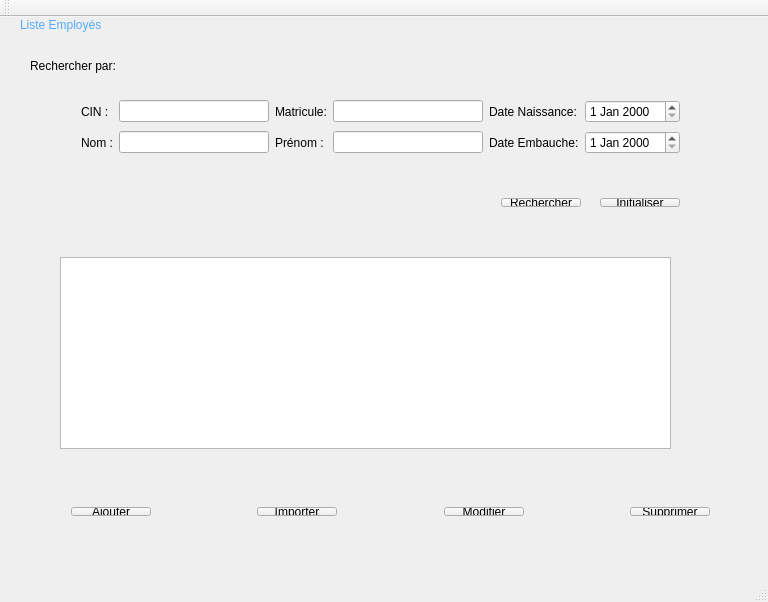
<?xml version="1.0" encoding="UTF-8"?>
<ui version="4.0">
 <class>MainWindow</class>
 <widget class="QMainWindow" name="MainWindow">
  <property name="geometry">
   <rect>
    <x>0</x>
    <y>0</y>
    <width>768</width>
    <height>602</height>
   </rect>
  </property>
  <property name="windowTitle">
   <string>MainWindow</string>
  </property>
  <widget class="QWidget" name="centralWidget">
   <widget class="QWidget" name="horizontalLayoutWidget_13">
    <property name="geometry">
     <rect>
      <x>60</x>
      <y>479</y>
      <width>661</width>
      <height>31</height>
     </rect>
    </property>
    <layout class="QHBoxLayout" name="horizontalLayout_10">
     <item>
      <widget class="QPushButton" name="ajouter_emp">
       <property name="text">
        <string>Ajouter</string>
       </property>
      </widget>
     </item>
     <item>
      <spacer name="horizontalSpacer_19">
       <property name="orientation">
        <enum>Qt::Horizontal</enum>
       </property>
       <property name="sizeHint" stdset="0">
        <size>
         <width>40</width>
         <height>20</height>
        </size>
       </property>
      </spacer>
     </item>
     <item>
      <widget class="QPushButton" name="importer_emp">
       <property name="text">
        <string>Importer</string>
       </property>
      </widget>
     </item>
     <item>
      <spacer name="horizontalSpacer_20">
       <property name="orientation">
        <enum>Qt::Horizontal</enum>
       </property>
       <property name="sizeHint" stdset="0">
        <size>
         <width>40</width>
         <height>20</height>
        </size>
       </property>
      </spacer>
     </item>
     <item>
      <widget class="QPushButton" name="Modifier_emp">
       <property name="text">
        <string>Modifier</string>
       </property>
      </widget>
     </item>
     <item>
      <spacer name="horizontalSpacer_21">
       <property name="orientation">
        <enum>Qt::Horizontal</enum>
       </property>
       <property name="sizeHint" stdset="0">
        <size>
         <width>40</width>
         <height>20</height>
        </size>
       </property>
      </spacer>
     </item>
     <item>
      <widget class="QPushButton" name="supprimer_emp">
       <property name="text">
        <string>Supprimer</string>
       </property>
      </widget>
     </item>
    </layout>
   </widget>
   <widget class="QWidget" name="horizontalLayoutWidget_17">
    <property name="geometry">
     <rect>
      <x>490</x>
      <y>170</y>
      <width>201</width>
      <height>31</height>
     </rect>
    </property>
    <layout class="QHBoxLayout" name="horizontalLayout_14">
     <item>
      <widget class="QPushButton" name="rechercher_emp">
       <property name="text">
        <string>Rechercher</string>
       </property>
      </widget>
     </item>
     <item>
      <spacer name="horizontalSpacer_22">
       <property name="orientation">
        <enum>Qt::Horizontal</enum>
       </property>
       <property name="sizeHint" stdset="0">
        <size>
         <width>40</width>
         <height>20</height>
        </size>
       </property>
      </spacer>
     </item>
     <item>
      <widget class="QPushButton" name="initialiser_emp">
       <property name="text">
        <string>Initialiser</string>
       </property>
      </widget>
     </item>
    </layout>
   </widget>
   <widget class="QLabel" name="labelrecherche_emp">
    <property name="geometry">
     <rect>
      <x>30</x>
      <y>40</y>
      <width>111</width>
      <height>17</height>
     </rect>
    </property>
    <property name="text">
     <string>Rechercher par:</string>
    </property>
   </widget>
   <widget class="QTableView" name="table_emp">
    <property name="geometry">
     <rect>
      <x>60</x>
      <y>240</y>
      <width>611</width>
      <height>192</height>
     </rect>
    </property>
   </widget>
   <widget class="QLabel" name="namepage_emp">
    <property name="geometry">
     <rect>
      <x>20</x>
      <y>0</y>
      <width>131</width>
      <height>17</height>
     </rect>
    </property>
    <property name="text">
     <string>&lt;html&gt;&lt;head/&gt;&lt;body&gt;&lt;p&gt;&lt;span style=&quot; color:#55aaff;&quot;&gt;Liste Employés&lt;/span&gt;&lt;/p&gt;&lt;/body&gt;&lt;/html&gt;</string>
    </property>
   </widget>
   <widget class="QWidget" name="gridLayoutWidget_2">
    <property name="geometry">
     <rect>
      <x>70</x>
      <y>70</y>
      <width>621</width>
      <height>80</height>
     </rect>
    </property>
    <layout class="QGridLayout" name="gridLayout_2">
     <item row="0" column="4">
      <widget class="QLabel" name="labelnaissance_emp">
       <property name="text">
        <string>Date Naissance:</string>
       </property>
      </widget>
     </item>
     <item row="0" column="2">
      <widget class="QLabel" name="labelmatricul_emp">
       <property name="text">
        <string>Matricule:</string>
       </property>
      </widget>
     </item>
     <item row="1" column="2">
      <widget class="QLabel" name="labelprenom_emp">
       <property name="text">
        <string>Prénom :</string>
       </property>
      </widget>
     </item>
     <item row="0" column="3">
      <widget class="QLineEdit" name="mat_emp"/>
     </item>
     <item row="0" column="0">
      <widget class="QLabel" name="labelcin_emp">
       <property name="text">
        <string>CIN :</string>
       </property>
      </widget>
     </item>
     <item row="1" column="4">
      <widget class="QLabel" name="labelembauche_emp">
       <property name="text">
        <string>Date Embauche:</string>
       </property>
      </widget>
     </item>
     <item row="0" column="1">
      <widget class="QLineEdit" name="cin_emp"/>
     </item>
     <item row="1" column="3">
      <widget class="QLineEdit" name="prenom_emp"/>
     </item>
     <item row="1" column="0">
      <widget class="QLabel" name="labelnom_emp">
       <property name="text">
        <string>Nom :</string>
       </property>
      </widget>
     </item>
     <item row="1" column="1">
      <widget class="QLineEdit" name="nom_emp"/>
     </item>
     <item row="0" column="5">
      <widget class="QDateEdit" name="date_nass_emp"/>
     </item>
     <item row="1" column="5">
      <widget class="QDateEdit" name="date_emb_emp"/>
     </item>
    </layout>
   </widget>
  </widget>
  <widget class="QMenuBar" name="menuBar">
   <property name="geometry">
    <rect>
     <x>0</x>
     <y>0</y>
     <width>768</width>
     <height>25</height>
    </rect>
   </property>
  </widget>
  <widget class="QToolBar" name="mainToolBar">
   <attribute name="toolBarArea">
    <enum>TopToolBarArea</enum>
   </attribute>
   <attribute name="toolBarBreak">
    <bool>false</bool>
   </attribute>
  </widget>
  <widget class="QStatusBar" name="statusBar"/>
 </widget>
 <layoutdefault spacing="6" margin="11"/>
 <resources/>
 <connections/>
</ui>
